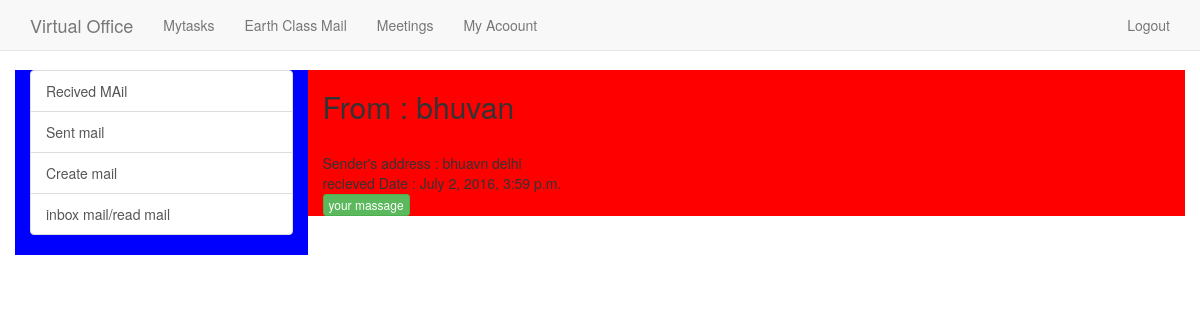
/mymail/bhuvan/ (signed in), run on the app's committed database.
### phymail/models.py (models this page shows, shortened)
class MyMailRecieve(models.Model):
	TO = models.ForeignKey(User,on_delete=models.CASCADE)
	FROM = models.CharField(max_length=200)
	FROM_address = models.TextField()
	Your_Message = models.FileField()
	slug = models.SlugField(null=True, blank=True)
	read = models.BooleanField(default=False)
	timestamp = models.DateTimeField(auto_now_add=True, auto_now=False)
	updated = models.DateTimeField(auto_now_add=False, auto_now= True)
	objects = MyMailRecieveManager()
	class Meta:
		ordering = ['-timestamp']

### phymail/views.py (the view)
# urls.py: url(r'^(?P<slug>[-\w]+)/$',views.RecieveView.as_view(), name='recievedetail'),
@method_decorator(login_required,name='dispatch')
class RecieveView(generic.DetailView):
	template_name = 'phymail/recievedetail.html'
	model = MyMailRecieve
	context_object_name = 'recieve'
	def get_object(self):
		object = super(RecieveView, self).get_object()
		object.read = True
		object.save()
		return object
	context_object_name = 'recieve'

### phymail/models.py (called while the page is built)
	def get_queryset(self):
		return MyMailRecieveQueryset(self.model, using=self._db)

### phymail/templates/phymail/recievedetail.html (shortened to what this page needs)
{% extends 'basemain.html' %}
{% block content %}
<div class="row">
		{% include 'phymail/mailside.html'%}
	<div class="col-md-9 col-sm-6" style='background-color:red;'>
		<h2>
		From   : {{recieve.FROM}}
		</h2>
		<br>
		Sender's address : {{recieve.FROM_address}}
		<br>
		recieved Date : {{recieve.timestamp}}
		<br>
		<a href ="{{recieve.Your_Message.url}}" class="btn btn-success btn-xs" role="button">your massage  </a>
	</div>
</div>
{% endblock %}

### basic/static/css/navbar-fixed-top.css (style rules this page uses)
body { min-height: 2000px; padding-top: 70px; }

### data on the page
MyMailRecieve: FROM "bhuvan", FROM_address "bhuavn delhi", timestamp "July 2, 2016, 3:59 p.m."
